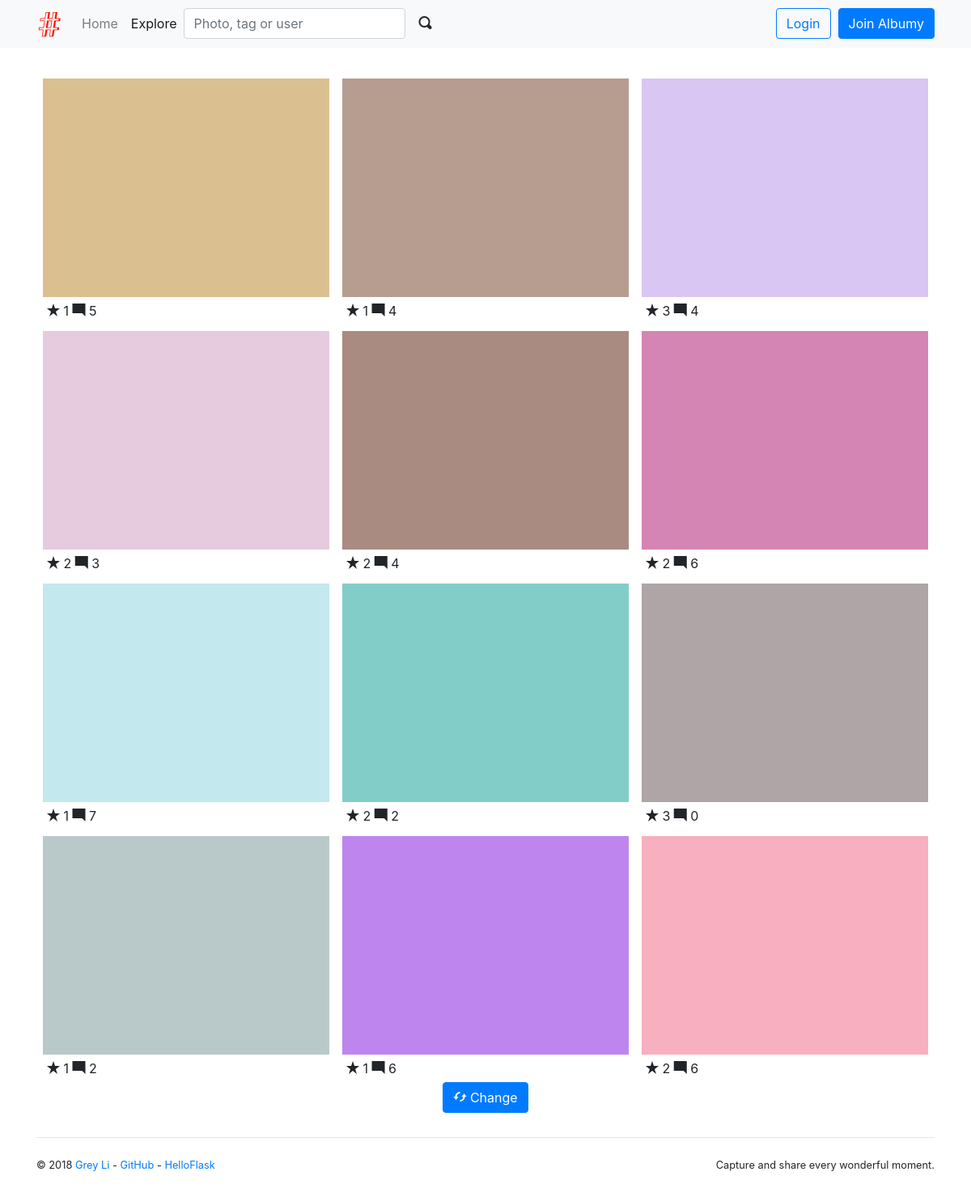
/explore, run on the app's committed database.
### albumy/models.py (models this page shows)
@whooshee.register_model('description')
class Photo(db.Model):
    id = db.Column(db.Integer, primary_key=True)
    description = db.Column(db.String(500))
    filename = db.Column(db.String(64))
    filename_s = db.Column(db.String(64))
    filename_m = db.Column(db.String(64))
    timestamp = db.Column(db.DateTime, default=datetime.utcnow, index=True)
    can_comment = db.Column(db.Boolean, default=True)
    flag = db.Column(db.Integer, default=0)
    author_id = db.Column(db.Integer, db.ForeignKey('user.id'))
    author = db.relationship('User', back_populates='photos')
    comments = db.relationship('Comment', back_populates='photo', cascade='all')
    collectors = db.relationship('Collect', back_populates='collected', cascade='all')
    tags = db.relationship('Tag', secondary=tagging, back_populates='photos')

### albumy/blueprints/main.py (the view)
@main_bp.route('/explore')
def explore():
    photos = Photo.query.order_by(func.random()).limit(12)
    return render_template('main/explore.html', photos=photos)

### albumy/__init__.py (called while the page is built)
def register_template_context(app):
    @app.context_processor
    def make_template_context():
        if current_user.is_authenticated:
            notification_count = Notification.query.with_parent(current_user).filter_by(is_read=False).count()
        else:
            notification_count = None
        return dict(notification_count=notification_count)

### albumy/templates/main/explore.html (shortened to what this page needs)
{% extends 'base.html' %}
{% from 'macros.html' import photo_card with context %}
{% block content %}
    <div class="row">
        <div class="col-md-12">
            {% for photo in photos %}
                {{ photo_card(photo) }}
            {% endfor %}
        </div>
    </div>
    <div class="text-center">
        <a class="btn btn-primary" href="{{ url_for('.explore') }}">
            <span class="oi oi-loop-circular"></span> Change
        </a>
    </div>
{% endblock %}

### albumy/templates/macros.html (shortened to what this page needs)
{% macro photo_card(photo) %}
    <div class="photo-card card">
        <a class="card-thumbnail" href="{{ url_for('main.show_photo', photo_id=photo.id) }}">
            <img class="card-img-top portrait" src="{{ url_for('main.get_image', filename=photo.filename_s) }}">
        </a>
        <div class="card-body">
            <span class="oi oi-star"></span> {{ photo.collectors|length }}
            <span class="oi oi-comment-square"></span> {{ photo.comments|length }}
        </div>
    </div>
{% endmacro %}

### albumy/static/css/style.css (style rules this page uses)
.photo-card { float: left; width: 33.333%; padding: 0.5rem 0.5rem 0 0.5rem; border: 0; }
.photo-card .card-body { padding: 5px; }
.card-thumbnail { position: relative; width: auto; height: 20em; overflow: hidden; }
.card-thumbnail img { position: absolute; left: 50%; top: 50%; height: 100%; width: auto; -webkit-transform: translate(-50%, -50%); -ms-transform: translate(-50%, -50%); transform: translate(-50%, -50%); }
.card-thumbnail img.portrait { width: 100%; height: auto; }
@media (max-width: 1280px) { .card-thumbnail { height: 270px; } }

### data on the page
Photo: filename_s (picture), collectors|length "1", comments|length "5"
Photo: filename_s (picture), collectors|length "1", comments|length "4"
Photo: filename_s (picture), collectors|length "3", comments|length "4"
Photo: filename_s (picture), collectors|length "2", comments|length "3"
Photo: filename_s (picture), collectors|length "2", comments|length "4"
Photo: filename_s (picture), collectors|length "2", comments|length "6"
Photo: filename_s (picture), collectors|length "1", comments|length "7"
Photo: filename_s (picture), collectors|length "2", comments|length "2"
Photo: filename_s (picture), collectors|length "3", comments|length "0"
Photo: filename_s (picture), collectors|length "1", comments|length "2"
Photo: filename_s (picture), collectors|length "1", comments|length "6"
Photo: filename_s (picture), collectors|length "2", comments|length "6"

### other printed values
{{ render_nav_item('main.index', 'Home') }} "Home"
{{ render_nav_item('main.explore', 'Explore') }} "Explore"
